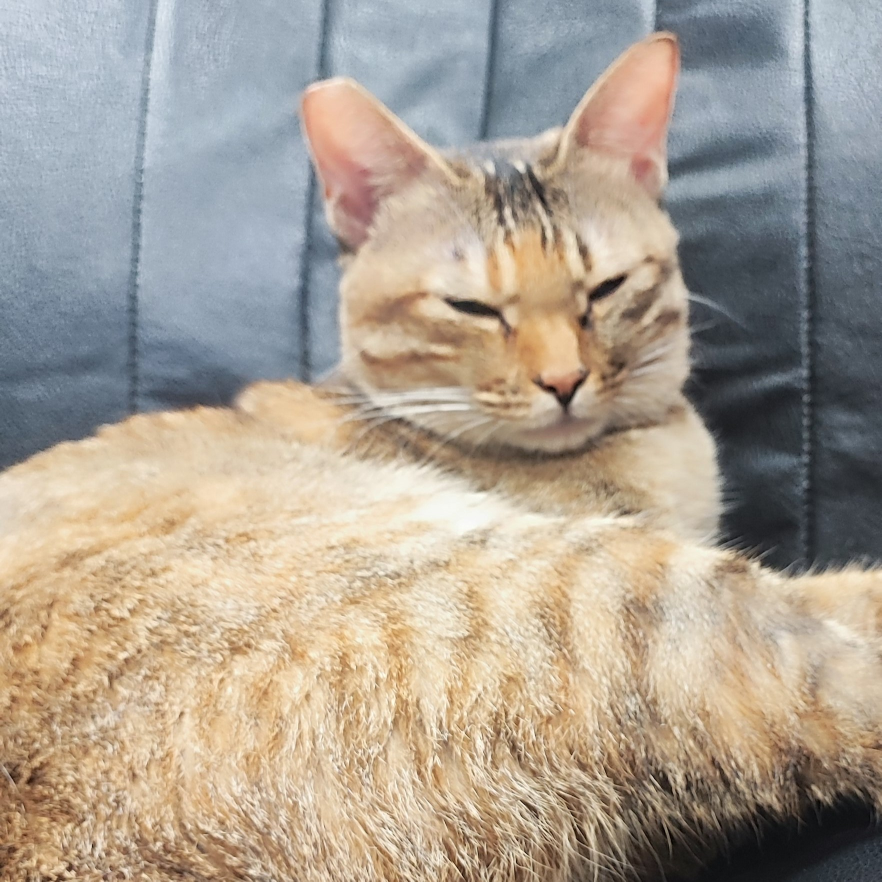
#> input picture LAB_CAT2.jpg, 1763 x 1763 px, given as the content of the folder F:/Code/Digital-Image-Processing/Code/Resources/Private_Data, which was not available (shown at 1/2 size)
$ jupyter execute --allow-errors aoi.ipynb   (older library calls are emulated)   (text cells are left out)
#> lines starting #> are read from the running program, lines starting #| are printed output that depends on the picture; after the words box and inside, x2 and y2 are one past the last pixel; in counts of white or black regions, pixels touching at a corner belong together; long printed decimals are rounded; pictures that were not available may be replaced by others from this repository, and a replacement may not be noted
[cell 1]
# Parameters
param1 = 0

[cell 2]
import cv2  # 用於讀取圖片
import numpy as np  # 用於數學運算
import matplotlib.pyplot as plt  # 用於圖形顯示
import pathlib

[cell 3]
def save_plt_image(image, save_params, print_image=False):
    """
    使用Matplotlib保存圖像的函數。

    該函數接收一個圖像（通常是NumPy數組）並根據給定的保存參數將其保存為文件。

    Args:00
        image (ndarray): 要保存的圖像數據。
        save_params (dict): 保存參數的字典，包含以下鍵值對：
            'folder_path' (str): 要保存圖像的文件夾路徑（默認為當前目錄）。
            'name' (str): 保存的圖像文件名（默認為'image.jpg'）。
            'cmap' (str): 顏色映射，用於顯示圖像（默認為'gray'灰度圖像）。
            'figsize' (tuple): 圖像保存時的尺寸（以英寸為單位，默認為(10, 10)）。
            'bbox_inches' (str or None): 保存時的邊界框設置（默認為None，不設置邊界，通常使用'tight'來去除多餘邊框）。

    Example:
        save_params = {
            'folder_path': r"F:\Code\Digital-Image-Processing\Code\Resources\outputs",
            'name': 'image3.jpg',
            'cmap': 'gray',
            'figsize': (20, 20),
            'bbox_inches': 'tight'
        }
        save_plt_image(image, save_params)
    """

    # 確保所有必要的保存參數都存在

    folder = pathlib.Path(save_params.get('folder_path', '.'))

    folder.mkdir(parents=True, exist_ok=True)  # 確保目錄存在

    name = save_params.get('name', 'image.jpg')


    path = folder / name
    cmap = save_params.get('cmap', 'gray')
    figsize = save_params.get('figsize', (10, 10))
    bbox_inches = save_params.get('bbox_inches', None)

    # 設置圖像的尺寸
    plt.figure(figsize=figsize)
    plt.imshow(image, cmap=cmap)
    plt.axis('off')  # 隱藏坐標軸

    # 保存圖像
    plt.savefig(path, bbox_inches=bbox_inches)
    if not print_image:
        plt.close()  # 關閉圖像窗口，釋放內存
    print(f"Image saved at {path}")

[cell 4]
import datetime
now = datetime.datetime.now()
f"{now.date()}"

[cell 5]
folder_path = pathlib.Path(r"F:\Code\Digital-Image-Processing\Code\Resources\outputs\pdf")
folder_path = folder_path / f"{now.date()}"
folder_path.mkdir(parents=True, exist_ok=True) # 確保目錄存在，不存在則創建
folder_path.as_posix()

[cell 6]
template_folder_path = pathlib.Path(r"F:\Code\Digital-Image-Processing\Code\Resources\template")
template_folder_path.mkdir(parents=True, exist_ok=True)

[cell 7]
import os
origin_image_folder = pathlib.Path(r"F:\Code\Digital-Image-Processing\Code\Resources\Private_Data")
origin_images = os.listdir(origin_image_folder.as_posix())
origin_images

[cell 8]
image_number = param1
origin_image_path = origin_image_folder / origin_images[image_number]
origin_name = origin_image_path.stem
origin_name

[cell 9]
export_pdf = True
notebook_image_print = False
fonts = [r"F:\Code\Digital-Image-Processing\Code\Resources\Fonts\Times New Roman.ttf", r"F:\Code\Digital-Image-Processing\Code\Resources\Fonts\kaiu.ttf"]
pdf_content = [
    {'type':'title', 'add': 'AOI Report', 'font':0}
    ]

[cell 10]
import datetime
now = datetime.datetime.now()
pdfname = f"{folder_path}\\{now.date()}_{origin_name}_aoireport.pdf"
pdfname

[cell 11]
# 讀取圖片，使用灰階模式
origin = cv2.imread(origin_image_path.as_posix(), cv2.IMREAD_GRAYSCALE)
#> origin: shape (1763, 1763); min 0, max 255, mean 161.6

save_params = {
            'folder_path': template_folder_path,
            'name': 'origin.jpg',
            'bbox_inches': 'tight'
        }
save_plt_image(origin, save_params, print_image=notebook_image_print)

[cell 12]
addcontent = [{'type':'content', 'add': '原圖', 'font':1},
    {'type':'image', 'add': (template_folder_path / 'origin.jpg').as_posix(), 'font':0},]

pdf_content.extend(addcontent)

[cell 13]
image = origin # origin add_image hs sobel_vertical sobel_horizontal laplacian_abs

[cell 14]
def image_binary(image, standard=2, threshold_value=False, print_image=True, print_threshold=False):
#> called with standard = 2, threshold_value = False, print_image = False, print_threshold = False
    mean = np.mean(image)
#> mean = 161.6
    std_dev = np.std(image)
#> std_dev = 49.57

    if not threshold_value:
        threshold_value = min(mean+std_dev*standard, 255-std_dev) if mean+std_dev*standard >0 else 0
#> threshold_value = 205.4
        threshold_value = int(threshold_value)
#> threshold_value = 205

    # 根據門檻值進行二值化
    _, binary_image = cv2.threshold(image, threshold_value, 255, cv2.THRESH_BINARY)
#> binary_image: shape (1763, 1763); 18.5% white; 2297 white regions (1473 under 20 px), largest, box (x1, y1, x2, y2) and area: (0, 795, 1314, 1628) 354271, (1294, 1035, 1457, 1390) 25927, (680, 473, 977, 597) 17819

    if print_image:
    # 顯示二值化後的圖片
        plt.figure(figsize=(8, 6))
        plt.imshow(binary_image, cmap='gray')
        plt.title('Binary Image')
        plt.axis('off')
        plt.show()

    if print_threshold:
        print(f"mean+std_dev*standard: {mean+std_dev*standard}, final thershold = {threshold_value}")

    return binary_image

[cell 15]
binary_image = image_binary(image, standard=2, print_image=False, print_threshold=False)

save_params = {
    'folder_path': template_folder_path,
    'name': 'instant binary.jpg',
    'cmap': 'gray',
    'bbox_inches': 'tight'
}
save_plt_image(binary_image, save_params, print_image=notebook_image_print)

[cell 16]
addcontent = [    {'type':'content', 'add': 'instant binary, 兩倍標準差', 'font':1},
    {'type':'image', 'add': (template_folder_path / 'sobel_vertical.jpg').as_posix(), 'font':0},
]

pdf_content.extend(addcontent)

[cell 17]
ksize = 5

# 應用垂直Sobel濾波
sobel_vertical = cv2.Sobel(image, cv2.CV_64F, 1, 0, ksize=ksize)

# 轉換結果以便於顯示
sobel_vertical = np.abs(sobel_vertical)
sobel_vertical = np.uint8(np.clip(sobel_vertical, 0, 255))

# 應用水平Sobel濾波
sobel_horizontal = cv2.Sobel(image, cv2.CV_64F, 0, 1, ksize=ksize)

# 轉換結果以便於顯示
sobel_horizontal = np.abs(sobel_horizontal)
sobel_horizontal = np.uint8(np.clip(sobel_horizontal, 0, 255))

# [19 lines of commented-out code are left out]

[cell 18]
# save_params = {
#     'folder_path': template_folder_path,
#     'name': 'sobel_horizontal.jpg',
#     'cmap': 'gray',
#     'bbox_inches': 'tight'
# }
# save_plt_image(sobel_horizontal, save_params, print_image=notebook_image_print)
# save_params = {
#     'folder_path': template_folder_path,
#     'name': 'sobel_vertical.jpg',
#     'cmap': 'gray',
#     'bbox_inches': 'tight'
# }
# save_plt_image(sobel_vertical, save_params, print_image=notebook_image_print)

[cell 19]
standard = 2

binary_image = image_binary(image, standard=standard, print_image=False)
binary_sobel_vertical = image_binary(sobel_vertical, standard=standard, print_image=False, print_threshold=True)
#> call 3 of image_binary, with standard = 2, threshold_value = False, print_image = False, print_threshold = True
#> in image_binary (call 3), `mean = np.mean(image)`: mean = 150.2
#> in image_binary (call 3), `std_dev = np.std(image)`: std_dev = 93.34
#> in image_binary (call 3), `threshold_value = min(mean+std_dev*standard, 255-std_dev) if mean+std_..`: threshold_value = 161.7
#> in image_binary (call 3), `threshold_value = int(threshold_value)`: threshold_value = 161
#> in image_binary (call 3), `_, binary_image = cv2.threshold(image, threshold_value, 255, cv2.THRES..`:
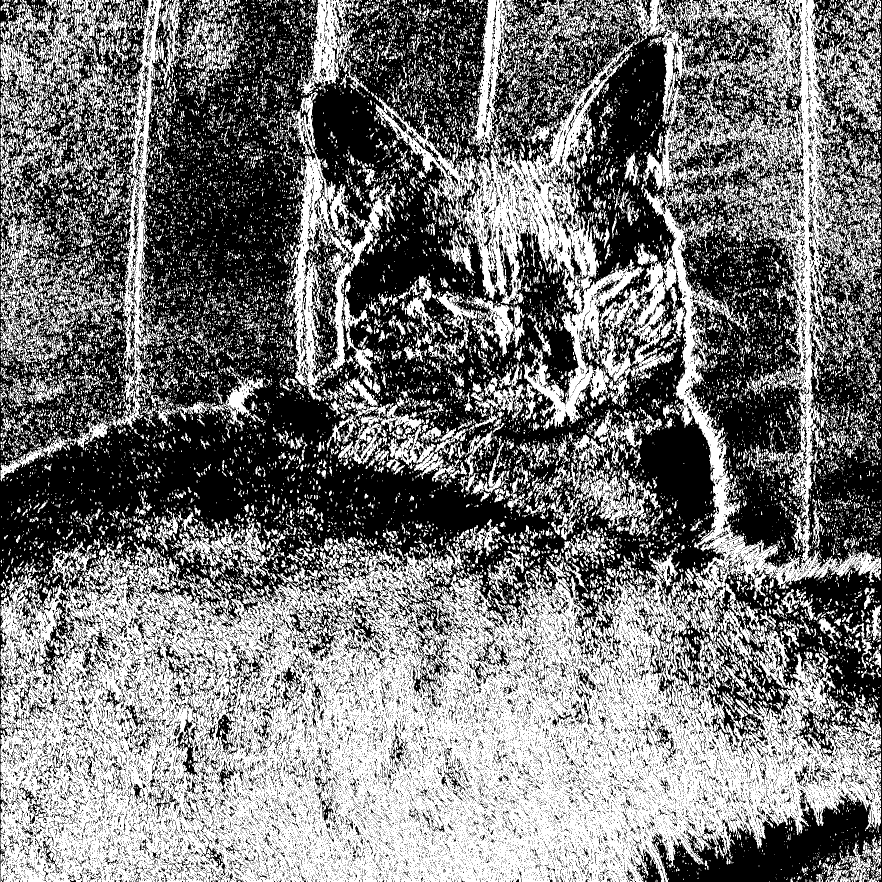
#> binary_image: shape (1763, 1763) (shown at 1/2 size); 47.4% white; 22147 white regions (18505 under 20 px), largest, box (x1, y1, x2, y2) and area: (1, 1084, 1762, 1763) 715150, (1192, 0, 1762, 1216) 124379, (751, 0, 1280, 609) 64587
#| mean+std_dev*standard: 336.879, final thershold = 161
binary_sobel_horizontal = image_binary(sobel_horizontal, standard=standard, print_image=False, print_threshold=True)
#> in image_binary (call 4), `_, binary_image = cv2.threshold(image, threshold_value, 255, cv2.THRES..`: binary_image: shape (1763, 1763); 46.6% white; 21972 white regions (18181 under 20 px), largest, box (x1, y1, x2, y2) and area: (0, 1029, 1763, 1762) 670891, (593, 715, 1376, 1010) 69682, (1295, 220, 1732, 577) 34947
#| mean+std_dev*standard: 334.084, final thershold = 162

# [19 lines of commented-out code are left out]

[cell 20]
save_params = {
    'folder_path': template_folder_path,
    'name': 'binary_sobel_vertical.jpg',
    'cmap': 'gray',
    'bbox_inches': 'tight'
}
save_plt_image(binary_sobel_vertical, save_params, print_image=notebook_image_print)
save_params = {
    'folder_path': template_folder_path,
    'name': 'binary_sobel_horizontal.jpg',
    'cmap': 'gray',
    'bbox_inches': 'tight'
}
save_plt_image(binary_sobel_horizontal, save_params, print_image=notebook_image_print)

[cell 21]
addcontent = [       {'type':'content', 'add': '垂直Sobel後二值化', 'font':1},
    {'type':'image', 'add': (template_folder_path / 'binary_sobel_vertical.jpg').as_posix(), 'font':0},

    {'type':'content', 'add': '水平Sobel後二值化', 'font':1},
    {'type':'image', 'add': (template_folder_path / 'binary_sobel_horizontal.jpg').as_posix(), 'font':0},
]

pdf_content.extend(addcontent)

[cell 22]
image = origin

# 應用拉普拉斯算子
laplacian = cv2.Laplacian(image, cv2.CV_64F, ksize=5)  # 設置kernel size

# 將結果轉換為絕對值並縮放到8位
laplacian_abs = cv2.convertScaleAbs(laplacian)
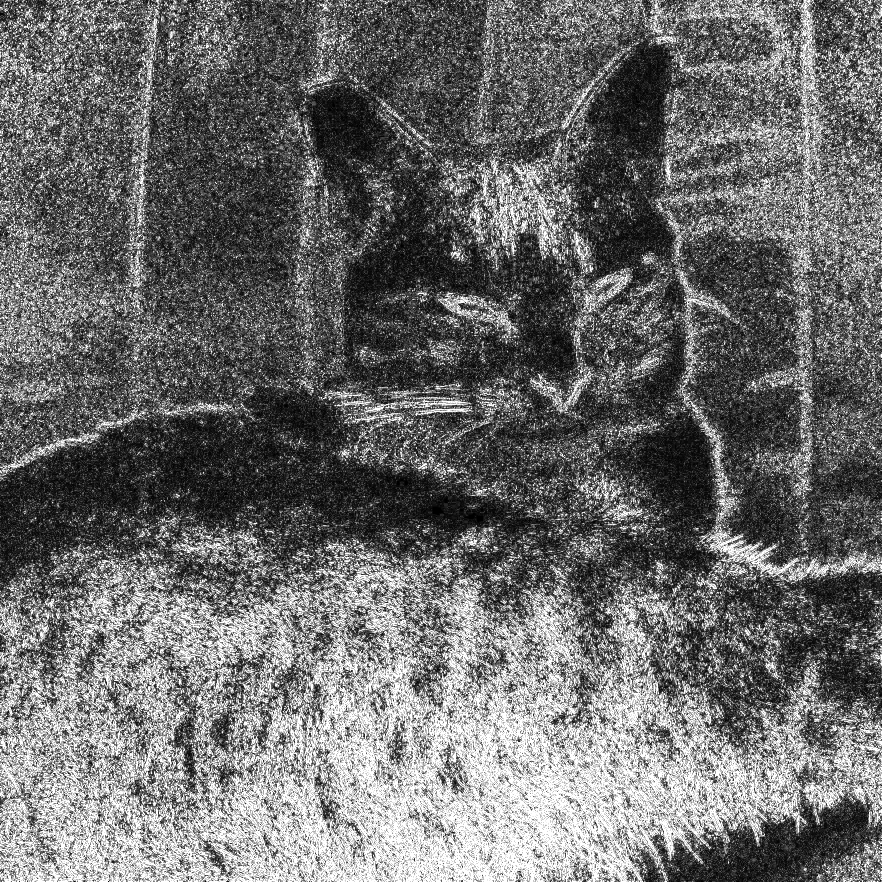
#> laplacian_abs: shape (1763, 1763) (shown at 1/2 size); min 0, max 255, mean 107.7

# [14 lines of commented-out code are left out]

[cell 23]
binary_laplacian_abs = image_binary(laplacian_abs, print_image=False)
#> in image_binary (call 5), `mean = np.mean(image)`: mean = 107.7
#> in image_binary (call 5), `std_dev = np.std(image)`: std_dev = 87.85
#> in image_binary (call 5), `threshold_value = min(mean+std_dev*standard, 255-std_dev) if mean+std_..`: threshold_value = 167.2
#> in image_binary (call 5), `threshold_value = int(threshold_value)`: threshold_value = 167
#> in image_binary (call 5), `_, binary_image = cv2.threshold(image, threshold_value, 255, cv2.THRES..`:
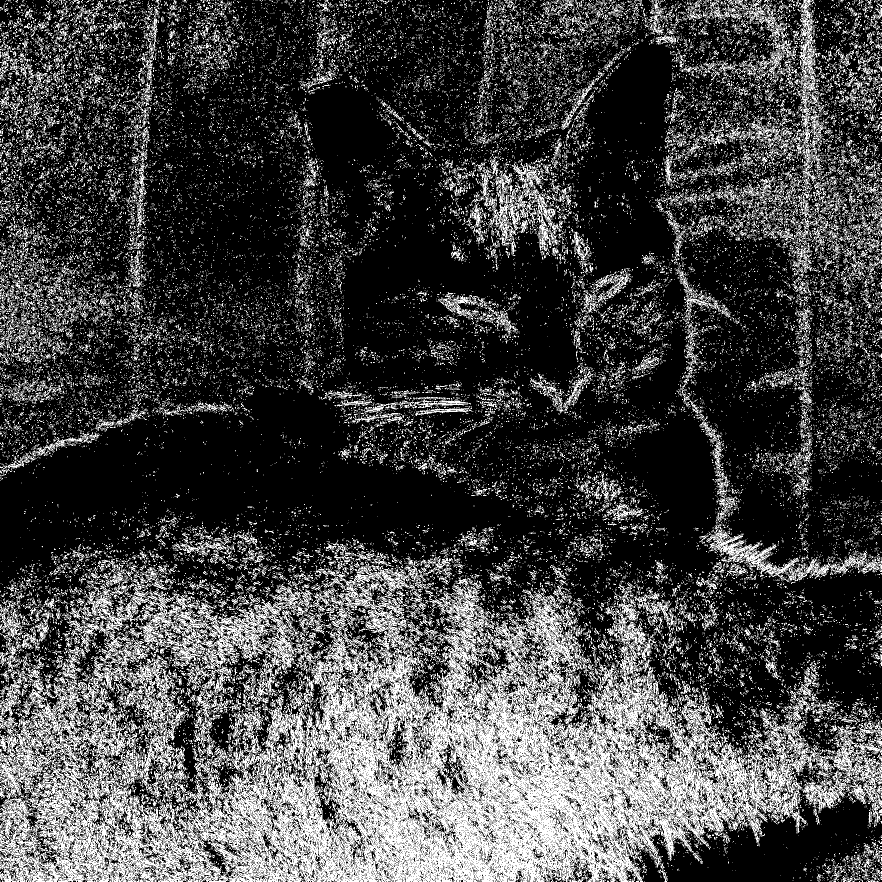
#> binary_image: shape (1763, 1763) (shown at 1/2 size); 26.8% white in thin lines or dots

[cell 24]
save_params = {
    'folder_path': template_folder_path,
    'name': 'binary_laplacian_abs.jpg',
    'cmap': 'gray',
    'bbox_inches': 'tight'
}
save_plt_image(binary_laplacian_abs, save_params, print_image=notebook_image_print)

[cell 25]
addcontent = [{'type':'content', 'add': '拉普拉斯後二值化', 'font':1},
    {'type':'image', 'add': (template_folder_path / 'binary_laplacian_abs.jpg').as_posix(), 'font':0},
]

pdf_content.extend(addcontent)

[cell 26]
# save_params = {
#     'folder_path': template_folder_path,
#     'name': 'laplacian_abs.jpg',
#     'cmap': 'gray',
#     'bbox_inches': 'tight'
# }
# save_plt_image(laplacian_abs, save_params, print_image=notebook_image_print)
save_params = {
    'folder_path': template_folder_path,
    'name': 'binary_laplacian_abs.jpg',
    'cmap': 'gray',
    'bbox_inches': 'tight'
}
save_plt_image(binary_laplacian_abs, save_params, print_image=notebook_image_print)

[cell 27]
def get_lines_hough(image, threshold=50, min_line_length=100, max_line_gap=5):
    # 使用 HoughLinesP 函數來檢測影像中的直線
#> called with threshold = 50, min_line_length = 100, max_line_gap = 5
    lines = cv2.HoughLinesP(image, rho=1, theta=np.pi/180, threshold=threshold,
                            minLineLength=min_line_length, maxLineGap=max_line_gap)
#> lines = 1152 rows, first 6: [115, 1680, 299, 1670], [108, 1722, 644, 1637], [898, 1667, 1483, 1606], [681, 1611, 899, 1603], [463, 1693, 709, 1658], [534, 1668, 1484, 1501]

    # 創建一個空白影像，用於繪製檢測到的直線
    lines_image = np.zeros_like(image)

    if lines is not None:
        for line in lines:
            for x1, y1, x2, y2 in line:
                cv2.line(lines_image, (x1, y1), (x2, y2), 255, 1)
#> this loop made 1152 passes
#> lines_image: shape (1763, 1763); 5.8% white in thin lines or dots

    return lines_image

lines_image = get_lines_hough(binary_laplacian_abs)
# [4 lines of commented-out code are left out]

[cell 28]
save_params = {
    'folder_path': template_folder_path,
    'name': 'lines_binary_laplacian_abs.jpg',
    'cmap': 'gray',
    'bbox_inches': 'tight'
}
save_plt_image(lines_image, save_params, print_image=notebook_image_print)

[cell 29]
addcontent = [
    {'type':'content', 'add': '拉普拉斯二值化後霍夫法取線段', 'font':1},
    {'type':'image', 'add': (template_folder_path / 'lines_binary_laplacian_abs.jpg').as_posix(), 'font':0},
 ]

pdf_content.extend(addcontent)

[cell 30]
lines_image = get_lines_hough(binary_sobel_horizontal)
#> call 2 of get_lines_hough, with threshold = 50, min_line_length = 100, max_line_gap = 5
#> in get_lines_hough (call 2), `lines = cv2.HoughLinesP(image, rho=1, theta=np.pi/180, threshold=thres..`: lines = 2236 rows, first 6: [211, 1589, 378, 1422], [1, 1745, 330, 1416], [1484, 434, 1593, 325], [216, 1589, 636, 1169], [177, 1642, 355, 1464], [1557, 1531, 1752, 1510]
#> the loop in get_lines_hough (call 2), `for line in lines:` made 2236 passes
#> after the loop in get_lines_hough (call 2), `for line in lines:`:
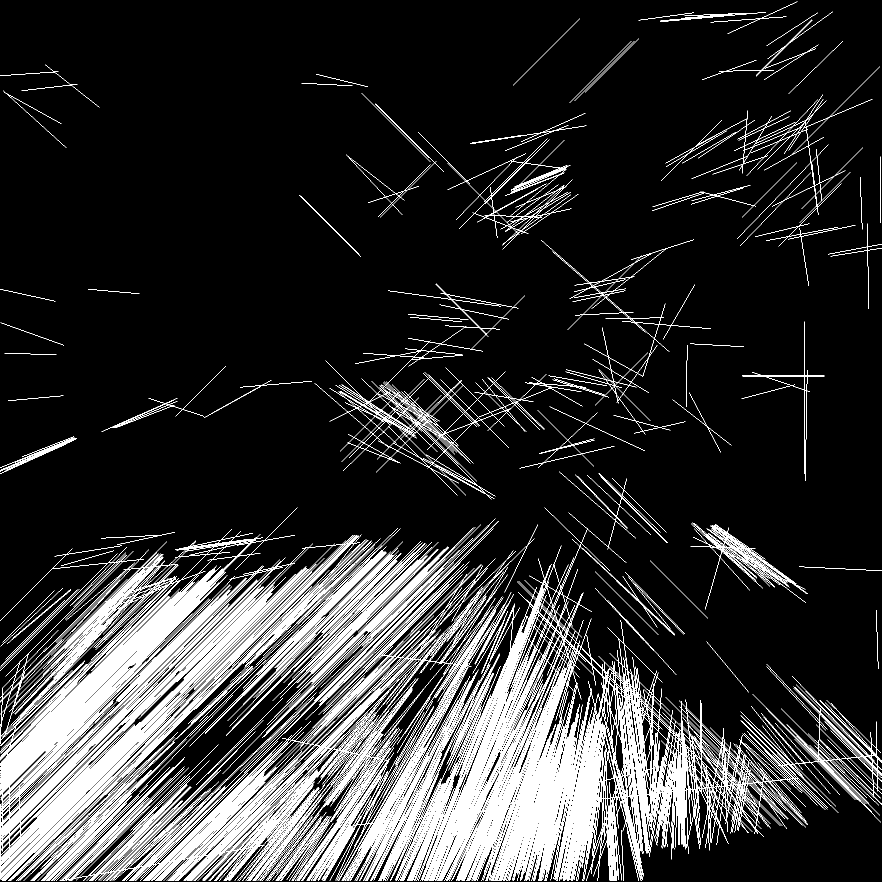
#> lines_image: shape (1763, 1763) (shown at 1/2 size); 13.1% white in thin lines or dots
save_params = {
    'folder_path': template_folder_path,
    'name': 'lines_binary_sobel_horizontal.jpg',
    'cmap': 'gray',
    'bbox_inches': 'tight'
}
save_plt_image(lines_image, save_params, print_image=notebook_image_print)
# plt.imshow(lines_image, cmap='gray')

[cell 31]
addcontent = [
    {'type':'content', 'add': '垂直Sobel二值化後霍夫法取線段', 'font':1},
    {'type':'image', 'add': (template_folder_path / 'lines_binary_sobel_vertical.jpg').as_posix(), 'font':0},
]

pdf_content.extend(addcontent)

[cell 32]
lines_image = get_lines_hough(binary_sobel_vertical)
#> call 3 of get_lines_hough, with threshold = 50, min_line_length = 100, max_line_gap = 5
#> in get_lines_hough (call 3), `lines = cv2.HoughLinesP(image, rho=1, theta=np.pi/180, threshold=thres..`: lines = 2539 rows, first 6: [281, 1578, 628, 1231], [286, 1697, 1561, 1586], [40, 1760, 477, 1323], [1, 1561, 300, 1561], [1087, 855, 1185, 734], [460, 1550, 1761, 1550]
#> the loop in get_lines_hough (call 3), `for line in lines:` made 2539 passes
#> after the loop in get_lines_hough (call 3), `for line in lines:`:
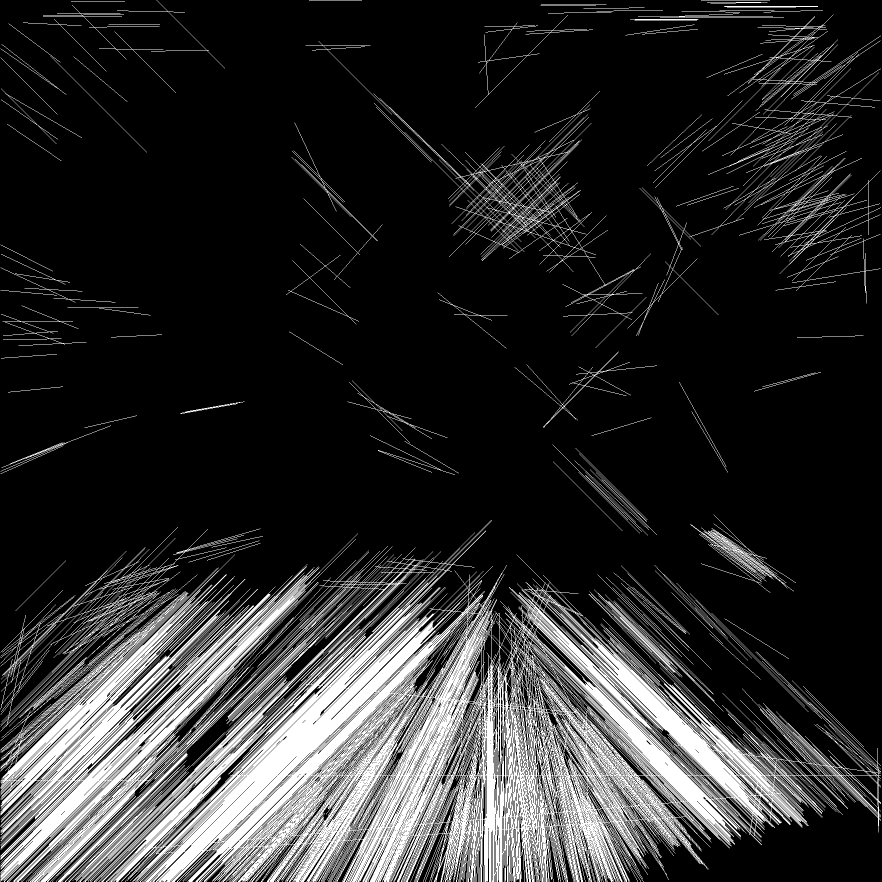
#> lines_image: shape (1763, 1763) (shown at 1/2 size); 17.5% white; 105 white regions, largest, box (x1, y1, x2, y2) and area: (1, 1040, 1762, 1763) 484002, (1255, 29, 1762, 672) 15787, (747, 182, 1302, 696) 11766
